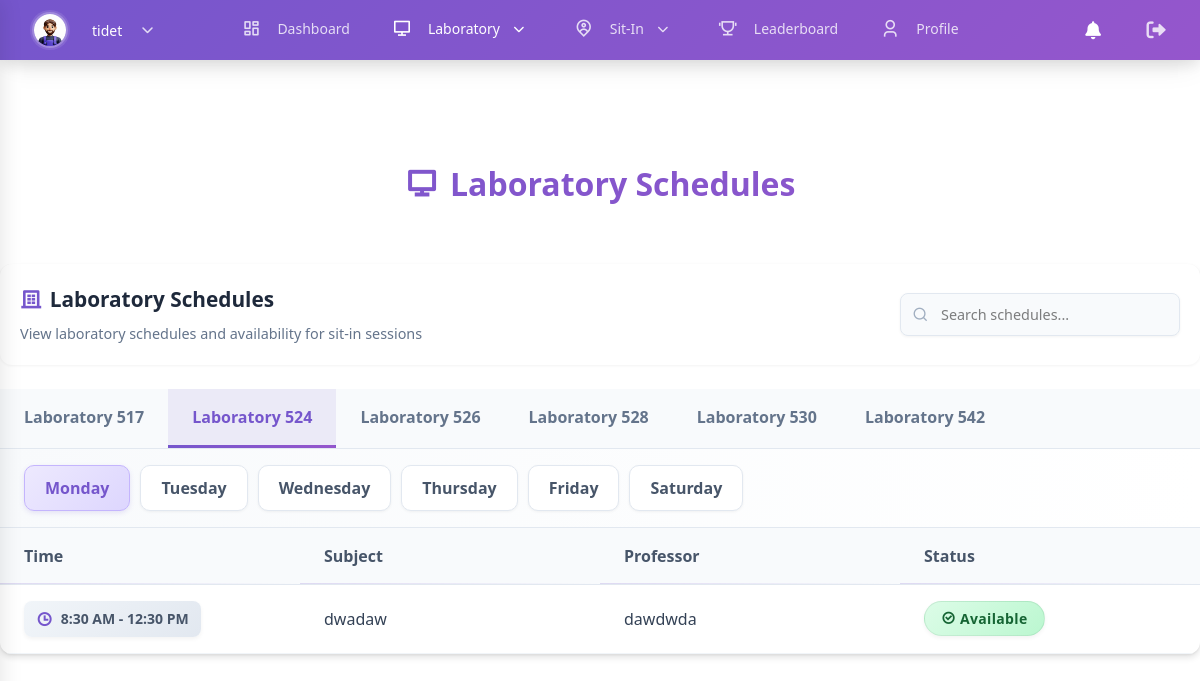
/view/student_laboratories.php?lab=Laboratory 524 (signed in), run on an earlier commit of the app's database.
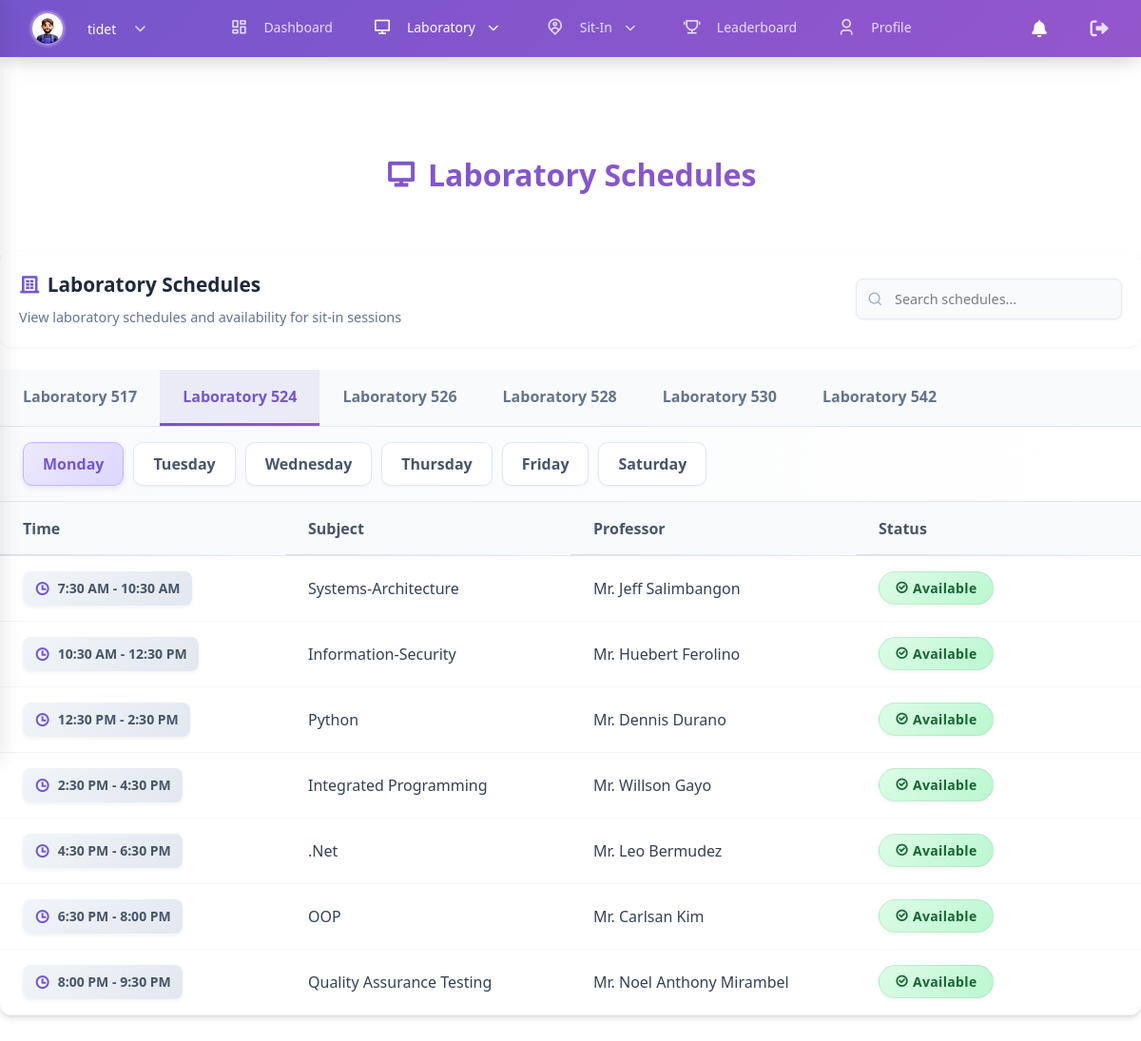
And on a later commit of the database.
### tables this page shows
CREATE TABLE `lab_schedules` (
  `id` int(11) NOT NULL,
  `day` enum('Monday','Tuesday','Wednesday','Thursday','Friday','Saturday') NOT NULL,
  `laboratory` varchar(50) NOT NULL,
  `time_start` time NOT NULL,
  `time_end` time NOT NULL,
  `subject` varchar(100) NOT NULL,
  `professor` varchar(100) NOT NULL,
  `created_at` timestamp NOT NULL DEFAULT current_timestamp(),
  `updated_at` timestamp NOT NULL DEFAULT current_timestamp() ON UPDATE current_timestamp()
);

### view/student_laboratories.php (the view, shortened to what this page needs)
<?php
require_once '../config/db_connect.php';
$selected_lab = isset($_GET['lab']) ? $_GET['lab'] : 'Laboratory 517';
$selected_day = isset($_GET['day']) ? $_GET['day'] : 'Monday';
$lab_schedules = [];
$sql = "SELECT * FROM lab_schedules WHERE laboratory = ? AND day = ? ORDER BY time_start";
$stmt = $conn->prepare($sql);
$stmt->bind_param("ss", $selected_lab, $selected_day);
$stmt->execute();
$result = $stmt->get_result();
if ($result) {
    while ($row = $result->fetch_assoc()) {
        $lab_schedules[] = $row;
    }
}
?>
<!DOCTYPE html>
<html lang="en">
<head>
    <link rel="stylesheet" href="../assets/css/styles.css">
    <link rel="stylesheet" href="../assets/css/admin.css">
    <link rel="stylesheet" href="../assets/css/student_nav.css">
    <link rel="stylesheet" href="../assets/css/notification.css">
    <link rel="stylesheet" href="https://cdnjs.cloudflare.com/ajax/libs/font-awesome/6.0.0/css/all.min.css">
    <link rel="stylesheet" href="https://cdnjs.cloudflare.com/ajax/libs/remixicon/4.6.0/remixicon.css">
    <script src="https://unpkg.com/@tailwindcss/browser@4"></script>
</head>
<body>
    <div class="nav-container">
    <div class="nav-wrapper">
        <div class="nav-profile">
            <div class="profile-trigger" id="profile-trigger">
                <img src="<?php echo isset($_SESSION['profile_image']) ? htmlspecialchars($_SESSION['profile_image']) : '../assets/images/logo/AVATAR.png'; ?>"
                     alt="Profile">
                <span class="username"><?php echo htmlspecialchars($_SESSION['username']); ?></span>
                <i class="fas fa-chevron-down"></i>
            </div>
        </div>
        <nav class="nav-links">
            <a href="dashboard.php" class="nav-link <?php echo basename($_SERVER['PHP_SELF']) === 'dashboard.php' ? 'active' : ''; ?>">
                <i class="ri-dashboard-line"></i>
                <span>Dashboard</span>
            </a>
            <div class="nav-dropdown">
                <div class="nav-link dropdown-toggle <?php echo in_array(basename($_SERVER['PHP_SELF']), ['student_laboratories.php', 'student_resources.php']) ? 'active' : ''; ?>">
                    <i class="ri-computer-line"></i>
                    <span>Laboratory</span>
                    <i class="fas fa-chevron-down dropdown-icon"></i>
                </div>
            </div>
            <div class="nav-dropdown">
                <div class="nav-link dropdown-toggle <?php echo in_array(basename($_SERVER['PHP_SELF']), ['sit-in.php', 'reservation.php', 'history.php']) ? 'active' : ''; ?>">
                    <i class="ri-map-pin-user-line"></i>
                    <span>Sit-In</span>
                    <i class="fas fa-chevron-down dropdown-icon"></i>
                </div>
            </div>
            <a href="student_leaderboard.php" class="nav-link <?php echo basename($_SERVER['PHP_SELF']) === 'student_leaderboard.php' ? 'active' : ''; ?>">
                <i class="ri-trophy-line"></i>
                <span>Leaderboard</span>
            </a>
            <a href="profile.php" class="nav-link <?php echo basename($_SERVER['PHP_SELF']) === 'profile.php' ? 'active' : ''; ?>">
            <i class="ri-user-3-line"></i>
                <span>Profile</span>
            </a>
        </nav>
        <div class="nav-actions">
            <div class="notification-icon" id="notification-toggle">
                <i class="fas fa-bell"></i>
            </div>
            <a href="../auth/logout.php" class="action-link">
                <i class="fas fa-sign-out-alt"></i>
            </a>
        </div>
    </div>
</div>
    <div class="content-wrapper">
        <div class="dashboard-header">
            <div class="dashboard-title">
                <i class="ri-computer-line"></i>
                <span>Laboratory Schedules</span>
            </div>
        </div>
        <div class="table-wrapper">
            <div class="container-header">
                <div class="header-content">
                    <div class="header-left">
                        <h2><i class="ri-building-4-line"></i> Laboratory Schedules</h2>
                        <p>View laboratory schedules and availability for sit-in sessions</p>
                    </div>
                    <div class="header-right">
                        <div class="search-container">
                            <input type="text" id="searchInput" class="search-input" placeholder="Search schedules...">
                            <span class="search-icon">
                            </span>
                        </div>
                    </div>
                </div>
            </div>
            <div class="filter-tabs">
                <div class="filter-tab <?php echo $selected_lab == 'Laboratory 517' ? 'active' : ''; ?>" data-target="lab-517">Laboratory 517</div>
                <div class="filter-tab <?php echo $selected_lab == 'Laboratory 524' ? 'active' : ''; ?>" data-target="lab-524">Laboratory 524</div>
                <div class="filter-tab <?php echo $selected_lab == 'Laboratory 526' ? 'active' : ''; ?>" data-target="lab-526">Laboratory 526</div>
                <div class="filter-tab <?php echo $selected_lab == 'Laboratory 528' ? 'active' : ''; ?>" data-target="lab-528">Laboratory 528</div>
                <div class="filter-tab <?php echo $selected_lab == 'Laboratory 530' ? 'active' : ''; ?>" data-target="lab-530">Laboratory 530</div>
                <div class="filter-tab <?php echo $selected_lab == 'Laboratory 542' ? 'active' : ''; ?>" data-target="lab-542">Laboratory 542</div>
            </div>
            <div class="day-selection">
                <div class="day-buttons">
                    <button class="day-btn <?php echo $selected_day == 'Monday' ? 'active' : ''; ?>" data-day="Monday">Monday</button>
                    <button class="day-btn <?php echo $selected_day == 'Tuesday' ? 'active' : ''; ?>" data-day="Tuesday">Tuesday</button>
                    <button class="day-btn <?php echo $selected_day == 'Wednesday' ? 'active' : ''; ?>" data-day="Wednesday">Wednesday</button>
                    <button class="day-btn <?php echo $selected_day == 'Thursday' ? 'active' : ''; ?>" data-day="Thursday">Thursday</button>
                    <button class="day-btn <?php echo $selected_day == 'Friday' ? 'active' : ''; ?>" data-day="Friday">Friday</button>
                    <button class="day-btn <?php echo $selected_day == 'Saturday' ? 'active' : ''; ?>" data-day="Saturday">Saturday</button>
                </div>
            </div>
            <div class="table-container">
                <table class="modern-table">
                    <thead>
                        <tr>
                            <th class="w-1/4">Time</th>
                            <th class="w-1/4">Subject</th>
                            <th class="w-1/4">Professor</th>
                            <th class="w-1/4">Status</th>
                        </tr>
                    </thead>
                    <tbody id="schedule-table-body">
                        <?php if (empty($lab_schedules)): ?>
                        <tr>
                            <td colspan="4" class="empty-state">
                                <div class="empty-state-content">
                                    <i class="ri-calendar-todo-line"></i>
                                    <p>No schedules found for <?php echo htmlspecialchars($selected_lab); ?> on <?php echo htmlspecialchars($selected_day); ?></p>
                                </div>
                            </td>
                        </tr>
                        <?php else: ?>
                            <?php foreach ($lab_schedules as $schedule): ?>
                            <tr>
                                <td>
                                    <span class="time-badge">
                                        <i class="ri-time-line"></i>
                                        <?php
                                            $time_start = new DateTime($schedule['time_start']);
                                            $time_end = new DateTime($schedule['time_end']);
                                            echo $time_start->format('g:i A') . ' - ' . $time_end->format('g:i A');
                                        ?>
                                    </span>
                                </td>
                                <td><?php echo htmlspecialchars($schedule['subject']); ?></td>
                                <td><?php echo htmlspecialchars($schedule['professor']); ?></td>
                                <td>
                                    <?php
                                    $now = new DateTime();
                                    $is_current = ($now >= $time_start && $now <= $time_end && date('l') == $selected_day);
                                    if ($is_current):
                                    ?>
                                        <span class="status-badge occupied">
                                            <i class="ri-user-line mr-1"></i> Occupied
                                        </span>
                                    <?php else: ?>
                                        <span class="status-badge open">
                                            <i class="ri-checkbox-circle-line mr-1"></i> Available
                                        </span>
                                    <?php endif; ?>
                                </td>
                            </tr>
                            <?php endforeach; ?>
                        <?php endif; ?>
                    </tbody>
                </table>
            </div>
        </div>
    </div>
</body>
</html>

### assets/css/styles.css (style rules this page uses)
:root { --primary-color: rgba(117,86,204,1); --secondary-color: rgba(213,105,167,1); --nav-height: 60px; }
body { font-family: 'Segoe UI', Tahoma, Geneva, Verdana, sans-serif; margin: 0; padding: 0; min-height: 100vh; background-color: #ffffff; }
.nav-container { margin: 0 auto; width: 100%; position: fixed; top: 0; background: linear-gradient(135deg, var(--primary-color), var(--secondary-color)); z-index: 1000; color: white; box-shadow: 0 4px 15px rgba(0, 0, 0, 0.1), 0 8px 30px -5px rgba(0, 0, 0, 0.1); }
.nav-container a { color: rgba(255, 255, 255, 0.8); }
.nav-container .profile-trigger { transition: all 0.3s ease; }
.nav-container .profile-trigger img { box-shadow: 0 0 0 2px rgba(255, 255, 255, 0.1); }
.nav-wrapper { max-width: 1650px; margin: 0 auto; display: flex; justify-content: space-between; align-items: center; padding: 0 1rem; height: var(--nav-height); }
.nav-profile { flex: 1; }
.profile-trigger { display: flex; align-items: center; gap: 0.75rem; cursor: pointer; padding: 0.5rem; border-radius: 0.5rem; transition: background-color 0.2s; }
.profile-trigger img { width: 2rem; height: 2rem; border-radius: 50%; object-fit: cover; border: 2px solid rgba(255, 255, 255, 0.2); }
.profile-trigger .username { color: white; font-size: 0.875rem; font-weight: 500; }
.profile-trigger i { color: rgba(255, 255, 255, 0.8); font-size: 0.75rem; }
.nav-links { display: flex; gap: 1.5rem; align-items: center; }
.nav-link { display: flex; align-items: center; gap: 0.5rem; padding: 0.75rem 1rem; color: rgba(255, 255, 255, 0.8); text-decoration: none; font-weight: 500; font-size: 0.875rem; border-bottom: 2px solid transparent; transition: all 0.2s; }
.nav-link.active { color: white; }
.nav-link i { font-size: 0.9rem; }
.nav-actions { flex: 1; display: flex; justify-content: flex-end; gap: 1rem; }
.action-link { color: rgba(255, 255, 255, 0.8); padding: 0rem; border-radius: 0.5rem; transition: all 0.2s; }

### assets/css/admin.css (style rules this page uses)
.dashboard-header { margin-top: 5rem; margin-bottom: 2rem; background: linear-gradient(135deg, #7556cc 0%, #9556cc 100%); -webkit-background-clip: text; background-clip: text; -webkit-text-fill-color: transparent; padding-bottom: 1rem; text-align: center; }
.dashboard-title { font-size: 2rem; font-weight: 700; color: #7556cc !important; margin-bottom: 0.5rem; display: inline-flex; align-items: center; gap: 0.75rem; }

### assets/css/student_nav.css (style rules this page uses)
.nav-container { margin: 0 auto; width: 100%; position: fixed; top: 0; background: linear-gradient(135deg, #7556cc 0%, #9556cc 100%); z-index: 1000; color: white; box-shadow: 0 4px 15px rgba(0, 0, 0, 0.1), 0 8px 30px -5px rgba(0, 0, 0, 0.1); }
.nav-wrapper { display: flex; justify-content: space-between; align-items: center; padding: 0 1.5rem; max-width: 1400px; margin: 0 auto; height: 60px; position: relative; }
.nav-profile { display: flex; align-items: center; }
.profile-trigger { display: flex; align-items: center; cursor: pointer; padding: 0.5rem; border-radius: 0.5rem; transition: all 0.3s ease; }
.profile-trigger img { width: 36px; height: 36px; border-radius: 50%; object-fit: cover; margin-right: 0.75rem; border: 2px solid rgba(255, 255, 255, 0.3); }
.username { font-weight: 500; margin-right: 0.5rem; }
.nav-links { display: flex; align-items: center; justify-content: center; gap: 10px; position: relative; }
.nav-link { display: flex; align-items: center; color: white; text-decoration: none; padding: 0.75rem 1rem; border-radius: 0.5rem; position: relative; transition: all 0.3s ease; }
.nav-link i { margin-right: 0.5rem; font-size: 1.2rem; }
.nav-link.active { font-weight: 500; }
.nav-actions { display: flex; gap: 1rem; }
.action-link { color: white; font-size: 1.2rem; display: flex; align-items: center; justify-content: center; width: 2.5rem; height: 2.5rem; transition: all 0.3s ease; }
.notification-icon { position: relative; width: 2.5rem; height: 2.5rem; display: flex; align-items: center; justify-content: center; cursor: pointer; padding-top: 1rem; transition: all 0.3s ease; }
.notification-icon i { font-size: 1.2rem; }
.nav-dropdown { position: relative; display: flex; flex-direction: column; }
.dropdown-toggle { cursor: pointer; display: flex; align-items: center; color: rgba(255, 255, 255, 0.8); padding: 0.75rem 1rem; border-radius: 0.5rem; transition: all 0.3s ease; }
.dropdown-toggle.active { font-weight: 500; }
.dropdown-icon { margin-left: 6px; font-size: 0.7rem; transition: transform 0.2s; }
.nav-link .dropdown-icon { margin-left: 6px; font-size: 0.7rem; transition: transform 0.2s; }

What changed in the data, as far as the page shows it:
removed lab_schedules: time_start "8:30 AM", time_end "12:30 PM", subject "dwadaw", professor "dawdwda", shows "Available"
added lab_schedules: time_start "7:30 AM", time_end "10:30 AM", subject "Systems-Architecture", professor "Mr. Jeff Salimbangon", shows "Available"
added lab_schedules: time_start "10:30 AM", time_end "12:30 PM", subject "Information-Security", professor "Mr. Huebert Ferolino", shows "Available"
added lab_schedules: time_start "12:30 PM", time_end "2:30 PM", subject "Python", professor "Mr. Dennis Durano", shows "Available"
added lab_schedules: time_start "2:30 PM", time_end "4:30 PM", subject "Integrated Programming", professor "Mr. Willson Gayo", shows "Available"
added lab_schedules: time_start "4:30 PM", time_end "6:30 PM", subject ".Net", professor "Mr. Leo Bermudez", shows "Available"
added lab_schedules: time_start "6:30 PM", time_end "8:00 PM", subject "OOP", professor "Mr. Carlsan Kim", shows "Available"
added lab_schedules: time_start "8:00 PM", time_end "9:30 PM", subject "Quality Assurance Testing", professor "Mr. Noel Anthony Mirambel", shows "Available"
